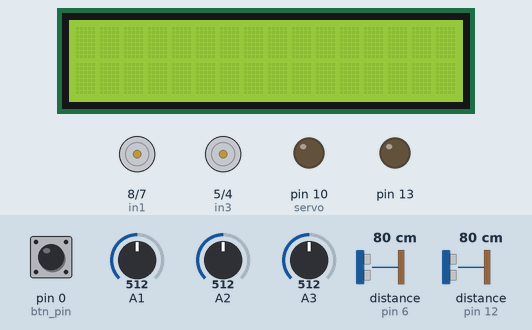
A sketch run on a simulated Arduino Uno, built with avr-gcc and run on an emulated ATmega328P. Parts: 16×2 character LCD, motor-driver pin pairs drawn as motors (green arrow = first pin HIGH = forward, orange = second pin HIGH = backward, longer = more drive, scaled by the enable pin), output pins drawn as LEDs (lit = HIGH). Wiring (inferred from the names in the program): 2 × ultrasonic range finder: trigger pin 2, echo pin 6 / trigger pin 11, echo pin 12. Inputs (shaded band) come from the test bench; at power-on: pin 0 (btn_pin) HIGH, distance to the obstacle (sensors on pin 6, pin 12) 80 cm, A1 = 512, A2 = 512, A3 = 512. The echo pulse lasts 58.3 µs per cm; the ROS host is connected and sends only what is stated; pins used as bus, display or sensor lines are not drawn.

Above: at 1.2 s.
1.3 s: pin 0 (btn_pin) pulled LOW for 0.15 s
At 2.5 s:
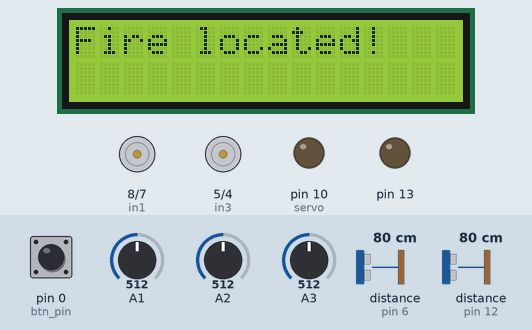
2.9 s: distance to the obstacle (sensor on pin 6) set to 18 cm
5.9 s: A1 set to 530
At 6.5 s:
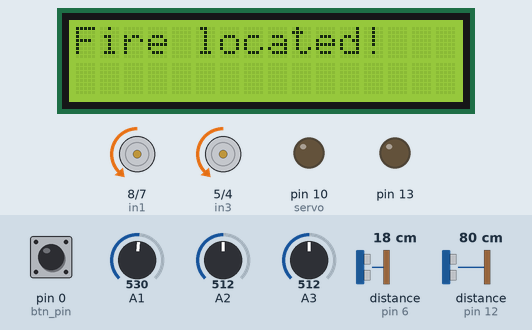
7.4 s: distance to the obstacle (sensor on pin 12) set to 2 cm
10.4 s: A2 set to 630
At 10.7 s:
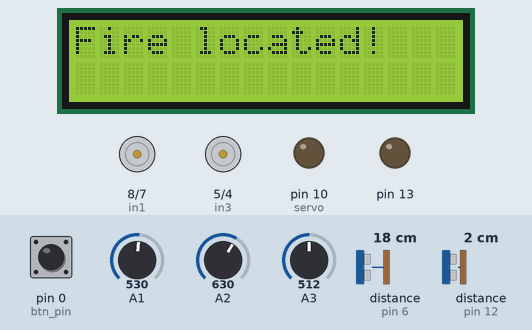
13.4 s: A2 set to 613
At 14.5 s:
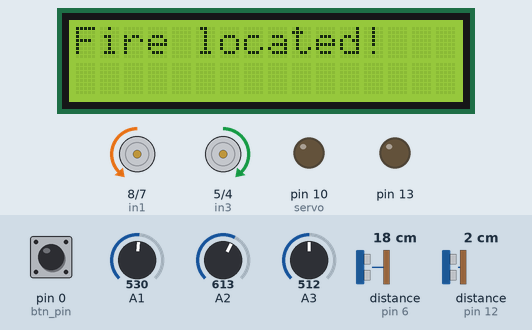
Timing chart, 0 to 15.9 s (numbered marks = the images above; inputs shaded):
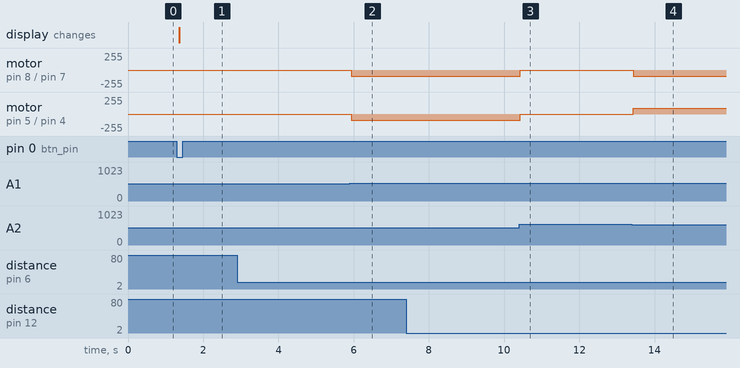

The sketch:

ROS_arduino_side_code.ino
```cpp
#include <Wire.h>
#include <LiquidCrystal_I2C.h>
#include <ros.h>
#include <std_msgs/Float32.h>
#include <std_msgs/Int32.h>

LiquidCrystal_I2C lcd(0x3E,16,2);

int x;
//Commented the ROS settings
//The ROS part, allows the movement of the servomotor by analyzing the data of the middle flame sensor.
//If the value is above a threshold the code goes to the extinguishing function and move the servomotor.

ros::NodeHandle  nh;
//Callback function, depending on the number (0 or 1) the code is going to extinguishing funtion, to move the servomotor and blink an LED
void messageCb( const std_msgs::Int32& opengate){
  if (opengate.data == 1){
    extinguishing();
  }
}

//Set up of the topic which the arduino script is subcribed(Type: Integer)
ros::Subscriber<std_msgs::Int32> sub("Print", messageCb );
//Set up the publisher called Button(Type: Integer)
std_msgs::Int32 button_status;
ros::Publisher Button("Button", &button_status);


const int btn_pin = 0;
int btn_prev = HIGH;
int counter = 0;

int servo = 10;

int angle;
int angle1;
int angle2;
int pwm;

// ultra right
const int trigPin = 11;
const int echoPin = 12;
long duration;
int ultra1;

// ultra left
const int trigPin2 = 2;
const int echoPin2 = 6;
int ultra2;

int left, mid , right;
// Motor A

int enA = 9;
int in1 = 8;
int in2 = 7;

// Motor B

int enB = 3;
int in3 = 5;
int in4 = 4;


void setup() {
  //Serial.begin(57600);
  pinMode(btn_pin, INPUT_PULLUP);
  pinMode(13, OUTPUT);
  pinMode(servo, OUTPUT);

// lcd
//iniciate the nodes and turn on the Button topic and the subcribe topic
  nh.initNode();
  nh.advertise(Button);
  nh.subscribe(sub);

  lcd.init();
  lcd.backlight();


  pinMode(enA, OUTPUT);
  pinMode(enB, OUTPUT);
  pinMode(in1, OUTPUT);
  pinMode(in2, OUTPUT);
  pinMode(in3, OUTPUT);
  pinMode(in4, OUTPUT);


  pinMode(trigPin, OUTPUT);
  pinMode(echoPin, INPUT);
  pinMode(trigPin2, OUTPUT);
  pinMode(echoPin2, INPUT);
}

void loop() {

//------------------------------------------------------
  int btn_state;
  btn_state = digitalRead(0);
  if ( (btn_prev == HIGH) && (btn_state == LOW) ) {
    counter++;
    //Serial.println(counter);
  }
//------------------------------------------------------
    //ultra1
    digitalWrite(trigPin, LOW);
    delayMicroseconds(2);
    digitalWrite(trigPin, HIGH);
    delayMicroseconds(10);
    digitalWrite(trigPin, LOW);
    duration = pulseIn(echoPin, HIGH);
    ultra1= duration*0.034/2;
    //Serial.print("ultra1: ");
    //Serial.println(ultra1);
    delay(10);
//ultra2
    digitalWrite(trigPin2, LOW);
    delayMicroseconds(2);
    digitalWrite(trigPin2, HIGH);
    delayMicroseconds(10);
    digitalWrite(trigPin2, LOW);
    duration = pulseIn(echoPin2, HIGH);
    ultra2= duration*0.034/2;
    //Serial.print("ultra2: ");
    //Serial.println(ultra2);
    delay(10);
//-------------------------------------------------------
//-------------------------------------------------------
    left = analogRead(A1);
    mid = analogRead(A2);
    right = analogRead(A3);

    //Serial.print("left");
    //Serial.println(left);
    //Serial.print("mid");
    //Serial.println(mid);
    //Serial.print("right");
    //Serial.println(right);

// car flow
if ((counter % 2 == 0)){
    off();
  }else{
  if ((left>18) || (mid > 18 ) || (right > 18) && (counter % 2 != 0)) {


      func2();

    }else if ((left<18) || (mid < 18 ) || (right < 18) && (counter % 2 != 0)) {
      func1();
    }
  }

  btn_prev = btn_state;
}


//-------------------Functions-------------------------------


// avoidance function
void func1(){

  searchingfire();

  angle2 = 30;
  servoPulse(servo, angle2);

  if (ultra1 > 40 and ultra2 > 40){
    forward();
  }

  else if ( ultra1 < 40 or ultra2 < 40 and ultra2 > ultra1 ){
    lefts();
  }

  else if ( ultra1 < 40 or ultra2 < 40  and ultra1 > ultra2 ){
    rights();
  }


}


// fire function
void func2(){
  firelocated();
  if ((left > mid) && (left > right )) {

    lefts();
  }

  if ((mid > left) && (mid > right )) {

    forward();

  }

  if ((right > mid) && (right > left )) {

    rights();


  }


  if ((mid > 620)) {

    off();
    mid = analogRead(A2);
    button_status.data = mid;
    //publishin the data acquired by the middle flame sensor, sending the information to the python file
    Button.publish( &button_status );
    nh.spinOnce();

  }
}


//lcd functions

void searchingfire() {
  lcd.clear();
  lcd.setCursor(0, 0);

  lcd.print("Searching for");
  lcd.setCursor(0, 1);
  lcd.print("fire...");
}

void firelocated() {
  lcd.clear();
  lcd.setCursor(0, 0);
  lcd.print("Fire located!");
}


// servo function

void extinguishing(){
  angle1 = 140;
  servoPulse(servo, angle1);
  lcd.setCursor(0, 1);
  lcd.print("Extinguishing");

  //delay(1000);

  for ( int x = 1 ; x < 15; x++){
    digitalWrite(13, HIGH);
    delay(100);
    digitalWrite(13, LOW);
    delay(100);
  }

//
//  angle2 = 30;
//  servoPulse(servo, angle2);
  //delay(1000);
}

void servoPulse (int servo, int angle)
{
 pwm = (angle*11) + 500;
 digitalWrite(servo, HIGH);
 delayMicroseconds(pwm);
 digitalWrite(servo, LOW);
 delay(50);
}


// car movement
void backward(){
  digitalWrite(in1, HIGH);
  digitalWrite(in2, LOW);
  analogWrite(enA, 90);
  digitalWrite(in3, LOW);
  digitalWrite(in4, HIGH);
  analogWrite(enB, 90);
}
void forward(){
  analogWrite(enB, 90);
  analogWrite(enA, 90);
  digitalWrite(in1, LOW);
  digitalWrite(in2, HIGH);
  digitalWrite(in3, HIGH);
  digitalWrite(in4, LOW);
}
void rights(){
  analogWrite(enB, 90);
  analogWrite(enA, 90);
  digitalWrite(in1, HIGH);
  digitalWrite(in2, LOW);
  digitalWrite(in3, HIGH);
  digitalWrite(in4, LOW);
}
void lefts(){
  analogWrite(enB, 90);
  analogWrite(enA, 90);
  digitalWrite(in1, LOW);
  digitalWrite(in2, HIGH);
  digitalWrite(in3, LOW);
  digitalWrite(in4, HIGH);
}
void off(){
  digitalWrite(in1, LOW);
  digitalWrite(in2, LOW);
  digitalWrite(in3, LOW);
  digitalWrite(in4, LOW);
}
```

Measured:
- the behaviour switches between 512 and 513 on A1 (found by bisection; images 1 and 2)
- the behaviour switches between 621 and 620 on A2 (found by bisection; images 3 and 4)
- after the input at 1.3 s, the display: changes after 0.07 s (image 1)
- after the input at 2.9 s, every drawn part: stays the same
- after the input at 5.9 s, motor on pin 8 (in1) / pin 7 (in2), motor on pin 5 (in3) / pin 4 (in4): stopped → backward 90/255 at once
- after the input at 7.4 s, every drawn part: stays the same
- after the input at 10.4 s, motor on pin 8 (in1) / pin 7 (in2), motor on pin 5 (in3) / pin 4 (in4): backward 90/255 → stopped at once
- after the input at 13.4 s, motor on pin 8 (in1) / pin 7 (in2): stopped → backward 90/255 at once; motor on pin 5 (in3) / pin 4 (in4): stopped → forward 90/255 at once
